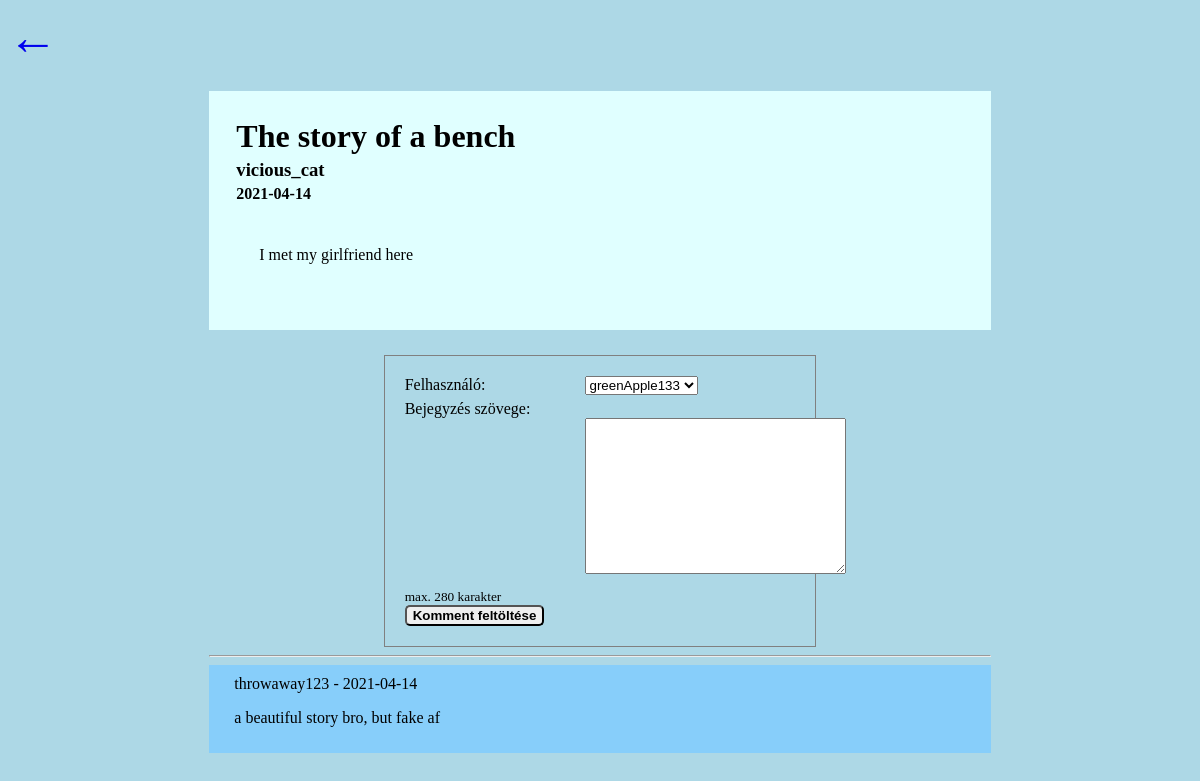
The page /thread.php?thread_id=4 on the database its author committed.
### tables this page shows
CREATE TABLE `threads` (
  `thread_id` int(11) NOT NULL,
  `user_id` int(11) NOT NULL,
  `thread_date` date DEFAULT current_timestamp(),
  `thread_title` varchar(140) DEFAULT NULL,
  `thread_text` varchar(280) DEFAULT NULL
);

CREATE TABLE `users` (
  `user_id` int(11) NOT NULL,
  `user_name` varchar(50) DEFAULT NULL
);

CREATE TABLE `comments` (
  `comment_id` int(11) NOT NULL,
  `user_id` int(11) NOT NULL,
  `thread_id` int(11) NOT NULL,
  `datum` date DEFAULT current_timestamp(),
  `comment_text` varchar(280) DEFAULT NULL
);

### thread.php (the view, shortened to what this page needs)
<!DOCTYPE html>
<html lang="en">
<head>
    <?php
    require "connect.php";
    $sql = " SELECT Max(thread_id) FROM `threads`";
    $thread_count = $conn->query($sql);
    if (isset($_GET["thread_id"]) && $_GET["thread_id"] <= $thread_count) {
        $thread_id = $conn->real_escape_string($_GET["thread_id"]);
    } else {
        header("Location: index.php");
    }
    $thread_sql = "SELECT `thread_id`, threads.`user_id`,users.user_name, `thread_date`, `thread_title`,
                  `thread_text`
                   FROM `threads`
                   Inner JOIN users
                   On users.user_id = threads.user_id
                   WHERE thread_id = ?";
    $stmt = $conn->prepare($thread_sql);
    $stmt->bind_param("d", $thread_id);
    if ($stmt->execute()) {
        $thread = $stmt->get_result()->fetch_assoc();
        echo "</head>";
        echo "<body>";
        echo "<a href='index.php' id='backArrow'>
        &#8592 </a>
        <div id='content'>
        <div id='post'>
            <h1>" . $thread["thread_title"] . "</h1>
            <h3>" . $thread["user_name"] . "</h3>
            <h4>" . $thread["thread_date"] . "</h4>
            <div id='post_body'>
                <p>" . $thread["thread_text"] . "</p>
            </div>
        </div>";
        $sql = "SELECT `user_id`, `user_name`
                    FROM `users` ";
        $felhasznalok = $conn->query($sql);
        echo "<div id='bevitel'>
                    <form action='insert_comment.php'  method='post'>
                        <input type='hidden' name='thread_id' value='" . $thread_id . "';
                        <label for='user_id'>Felhasználó:</label>
                        <select name='user_id' id='user_id'>";
        while ($sor = $felhasznalok->fetch_object()) {
            echo "<option value='" . $sor->user_id . "'>" . $sor->user_name . "</option>\n";
        }
        echo "</select>
                        </br>
                        <label id='comment_text' for='comment_text'>Bejegyzés szövege:</label>
                        </br>
                        <textarea name='comment_text' id='comment_text' maxlength='280' cols='30' rows='10'></textarea>
                        <sub>max. 280 karakter</sub>
                        </br>
                    <input type='submit' value='Komment feltöltése'>
                    </form>
                 </div>
                 <hr>";
        $comment_sql = "SELECT `comment_id`, comments.`user_id`,users.user_name, `thread_id`, `datum`,
                    `comment_text`
                    FROM `comments`
                    Inner JOIN users
                    On comments.user_id = users.user_id
                    WHERE thread_id = " . $thread_id;
        $comment_result = $conn->query($comment_sql);
        while ($sor = $comment_result->fetch_object()) {
            echo "<div class='comment'>
            <div>
                <div>
                    " . $sor->user_name . " - " . $sor->datum . "
                </div>
                <p>" . $sor->comment_text . "</p>
            </div>
            </div>";
        }
        echo "
        </div>";
        echo "</body>";
    } else {
        echo "<h1>Nincs ilyen poszt<h1>";
        echo "<a href='index.php'>Vissza a főoldalra</a>";
    }
    ?>
</html>

### thread.php (style rules this page uses)
body { background-color: lightblue; }
#backArrow { font-size: 50px; text-decoration: none; font-weight: bold; }
#content { width: 66%; margin: auto; }
#post { margin-top: 25px; padding: 25px; background-color: lightcyan; }
#post h1, h3, h4 { margin: 0px; padding: 2px; }
#post_body { padding: 25px; }
#bevitel { border: 1px solid gray; width: 50%; margin: auto; margin-top: 25px; padding: 20px; }
#bevitel input[type=submit] { border-radius: 5px; font-weight: bold; }
#bevitel select { margin-left: 95px; margin-bottom: 5px; }
#bevitel textarea { margin-left: 180px; margin-bottom: 5px; }
.comment { background-color: lightskyblue; margin-top: 5px; padding: 10px 25px 10px 25px; }

### rows shown on the page
threads: thread_title "The story of a bench", user.user_name "vicious_cat", thread_date "2021-04-14", thread_text "I met my girlfriend here"
comments: user.user_name "throwaway123", datum "2021-04-14", comment_text "a beautiful story bro, but fake af"

### other values the page prints
form field user_id "greenApple133"
